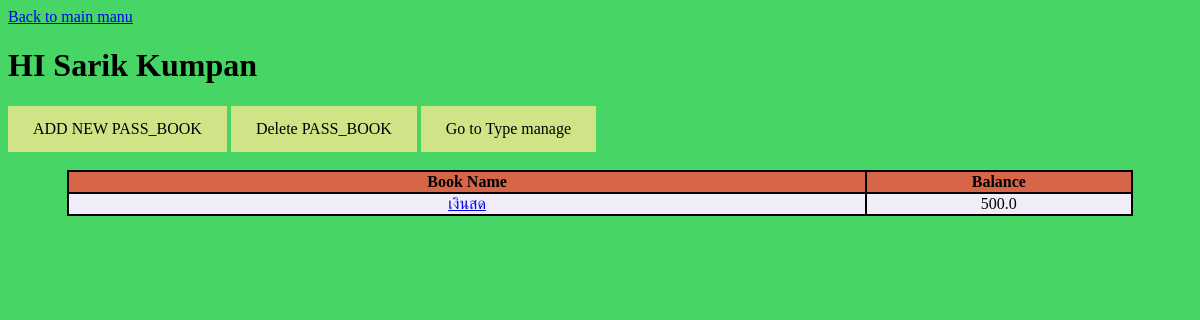
/accounting/8/user_book/, run on the app's committed database.
### accounting/models.py (models this page shows, shortened)
class User(models.Model):
    user_name = models.CharField(max_length=60)
    founded = models.DateTimeField('date founded')

class Pass_book(models.Model):
    user = models.ForeignKey(User, on_delete=models.CASCADE)
    book_name = models.CharField(max_length=60)
    balance = models.FloatField(default=0)
    founded = models.DateTimeField('data founded')

### accounting/views.py (the view)
# urls.py: url(r'^(?P<pk>[0-9]+)/user_book/$', views.UserBook.as_view(), name='user_book'),
class UserBook(generic.DetailView): # for show all user book
    model = User
    template_name = 'accounting/user_book_page.html'

### accounting/templates/accounting/user_book_page.html (shortened to what this page needs)
<head>
</head>
<body style="background-color:47d666">
<a href="{% url 'accounting:index' %}">Back to main manu</a>
<h1> HI {{user.user_name}} </h1>
<a class="box" href="{% url 'accounting:add_book_page' pk=user.id %}">ADD NEW PASS_BOOK</a>
<a class="box" href="{% url 'accounting:delete_book_page' pk=user.id %}">Delete PASS_BOOK</a>
<a class="box" href="{% url 'accounting:type_manage' pk=user.id %}">Go to Type manage</a>
<br><br>
<center>
{% if user.pass_book_set.all %}
    <table>
    	<tr>
			<th class="book">Book Name</th>
			<th>Balance</th>
		</tr>
	{% for book in user.pass_book_set.all %}
        <tr>
		    <td><a href="{% url 'accounting:book_detail' pk=book.id%}">{{book.book_name}}</a></td>
            <td style="text-align:center">{{book.balance}}</td>
        </tr>
	{% endfor %}
{% endif %}
</center>
</body>

### accounting/templates/accounting/user_book_page.html (style rules this page uses)
th, th.book { border: 2px solid black; background-color: #d66647; border-collapse: collapse }
th.book { width: 75%; }
table { width:90%; border: 2px solid black; border-collapse: collapse; }
td { text-align:center; border: 2px solid black; }
tr:nth-child(odd) { background-color: #dad8f6; }
tr:nth-child(even) { background-color: #f1edfb; }
a.box:link, a.box:visited { background-color: #cfe486; color: black; padding: 14px 25px; text-align: center; text-decoration: none; display: inline-block; }

### data on the page
User: user_name "Sarik Kumpan"
Pass_book: book_name "เงินสด", balance "500.0"
